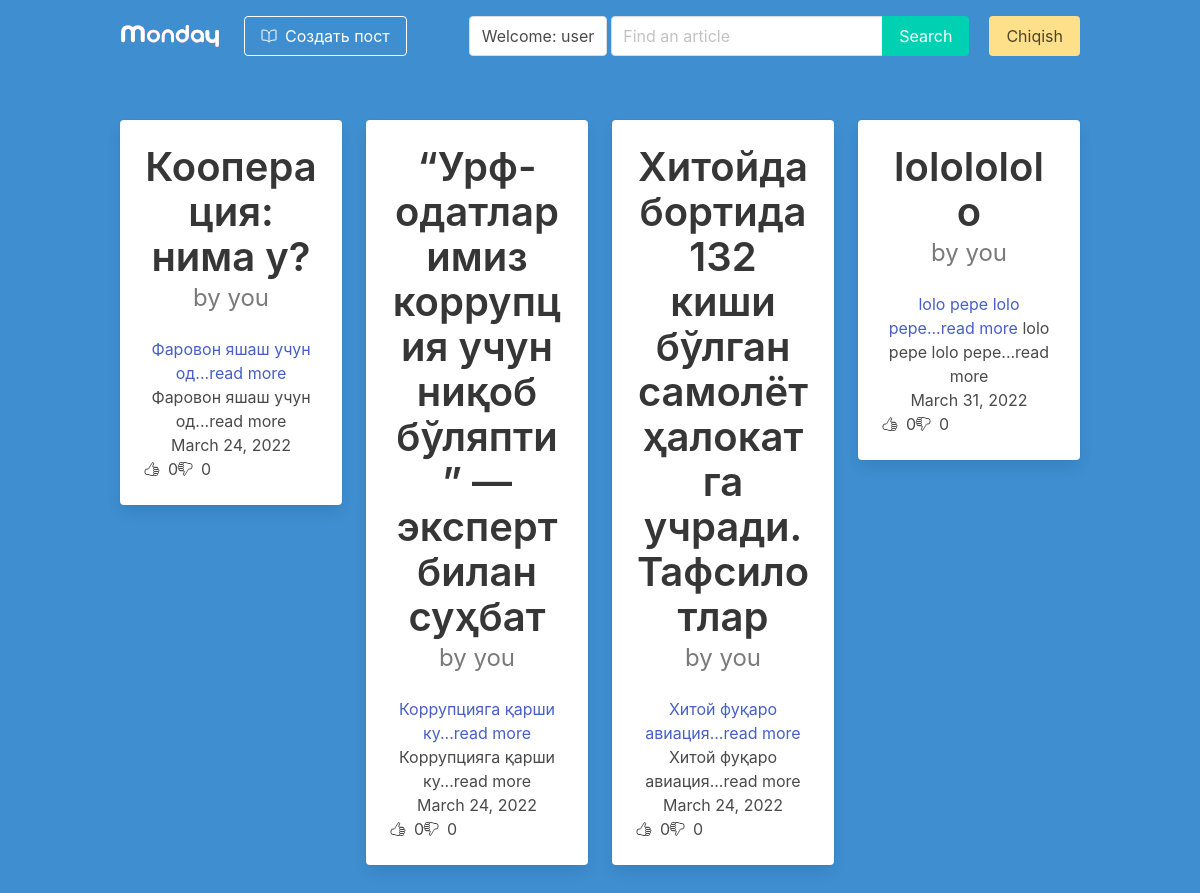
The app's page / (signed in) with its own data.
### post/models.py (models this page shows)
class Article(models.Model):
    title = models.CharField(max_length=255)
    text = models.TextField()
    slug = models.SlugField(unique=True)
    date = models.DateField(auto_now=True)
    thumb = models.ImageField(blank=True)
    author = models.ForeignKey(User, default=None, on_delete=models.CASCADE)
    likes = models.ManyToManyField(User, related_name='article_likes')
    dislikes = models.ManyToManyField(User, related_name='article_dislikes')
    def __str__(self):
        return self.title
    def snippet(self):
        return self.text[:20] + '...read more'
    def total_likes(self):
        return self.likes.count()
    def total_dislikes(self):
        return self.dislikes.count()

### post/views.py (the view)
# urls.py: path('', article_func, name='article_func'),
def article_func(request):
    articles = Article.objects.all()
    search = request.GET.get('search')
    articles = Article.objects.all().order_by('date')
    articles = articles.filter(Q(title__icontains=search),  Q(text__icontains=search)) if search else articles
    return render(request, 'articles_list.html', {'articles':articles})

### templates/articles_list.html
{% extends 'base.html' %}
{% load static %}
{% block content %}
        <div class="container">
            <div class="columns is-centered">
                {% for article in articles %}
                    <div class="column is-3">
                        <div class="card has-text-centered">
                            <div class="card-content">
                                <div class="media">
                                    <div class="media-content">
                                        <p class="title has-text-dark is-2">
                                            {{ article }}
                                        </p>
                                        {% if user == article.author %}
                                        <p class="subtitle is-4 has-text-grey" >by you</p>
                                        {% else %}
                                        <p class="subtitle is-4 has-text-grey" >by {{ article.author }}</p>
                                        {% endif %}
                                    </div>
                                </div>
                                <div class="content ">
                                    <a href="{% url 'article_detail' article.slug %}">
                                        {{ article.snippet }}
                                    </a>
                                    {{ article.snippet }}
                                    <br>
                                    <div>{{ article.date }}</div>
                                    <div class="columns">
                                        <div class="column is-2">
                                            <div class="columns is-gapless">
                                                <div class="column">
                                                    <ion-icon name="thumbs-up-outline" class="mt-1"></ion-icon>
                                                </div>
                                                <div class="column">
                                                    <span class="ml-2">{{ article.total_likes }}</span>
                                                </div>
                                            </div>
                                        </div>
                                        <div class="column is-2">
                                            <div class="columns is-gapless">
                                                <div class="column">
                                                    <ion-icon name="thumbs-down-outline" class="mt-1"></ion-icon>
                                                </div>
                                                <div class="column">
                                                    <span class="ml-2">{{ article.total_dislikes }}</span>
                                                </div>
                                            </div>
                                        </div>
                                    </div>
                                </div>
                            </div>
                        </div>
                    </div>
                {% endfor %}
            </div>
        </div>
{% endblock %}

### templates/base.html (shortened to what this page needs)
{% load static %}
<html lang="en">
<head>
    <link rel="stylesheet" href="{% static 'style.css' %}">
    <link rel="stylesheet" href="{% static 'bulma.css' %}">
</head>
<body>
<section class="hero has-background-info is-fullheight">
    <div class="hero-head">
        <header class="navbar">
            <div class="container">
                <div class="navbar-brand">
                    <a class="navbar-item" href="{% url 'article_func' %}">
                        <img src="{% static 'images/monday.svg' %}" width="100" alt="Logo">
                    </a>
                </div>
                <div id="navbarMenuHeroC" class="navbar-menu">
                    <div class="navbar-start">
                        {% if user.is_authenticated %}
                        <span class="navbar-item">
                            <a href="{% url 'article_create' %}" class="button is-info is-outlined is-inverted">
                                <span class="mr-2">
                                    <ion-icon name="book-outline"></ion-icon>
                                </span>
                                <span>
                                    Создать пост
                                </span>
                            </a>
                        </span>
                        {% endif %}
                    </div>
                    <div class="navbar-end">
                        {% if user.is_authenticated %}
                        <a class="navbar-item button my-4 mx-1">
                            Welcome: {{ user }}
                        </a>
                        <form action="{% url 'article_func' %}" method="get">
                            <div class="field has-addons mt-4 mr-2">
                                <div class="control">
                                    <input class="input" type="search" placeholder="Find an article" name="search">
                                </div>
                                <div class="control">
                                    <button class="button is-primary" type="submit">
                                        Search
                                    </button>
                                </div>
                            </div>
                        </form>
                        <span class="navbar-item">
                            <a href="{% url 'sign_out' %}"  class="button is-warning">Chiqish</a>
                        </span>
                        {% endif %}
                    </div>
                </div>
            </div>
        </header>
    </div>
    <div class="hero-body">
        {% block content %}
        {% endblock %}
    </div>
</section>
</body>
</html>

### records on screen
Article: title "Кооперация: нима у?", shows "by you", snippet "Фаровон яшаш учун од...read more", date "March 24, 2022", total_likes "0", total_dislikes "0"
Article: title "“Урф-одатларимиз коррупция учун ниқоб бўляпти” — эксперт билан суҳбат", shows "by you", snippet "Коррупцияга қарши ку...read more", date "March 24, 2022", total_likes "0", total_dislikes "0"
Article: title "Хитойда бортида 132 киши бўлган самолёт ҳалокатга учради. Тафсилотлар", shows "by you", snippet "Хитой фуқаро авиация...read more", date "March 24, 2022", total_likes "0", total_dislikes "0"
Article: title "lololololo", shows "by you", snippet "lolo pepe lolo pepe...read more", date "March 31, 2022", total_likes "0", total_dislikes "0"

### other values on screen
{{ user }} "user"
